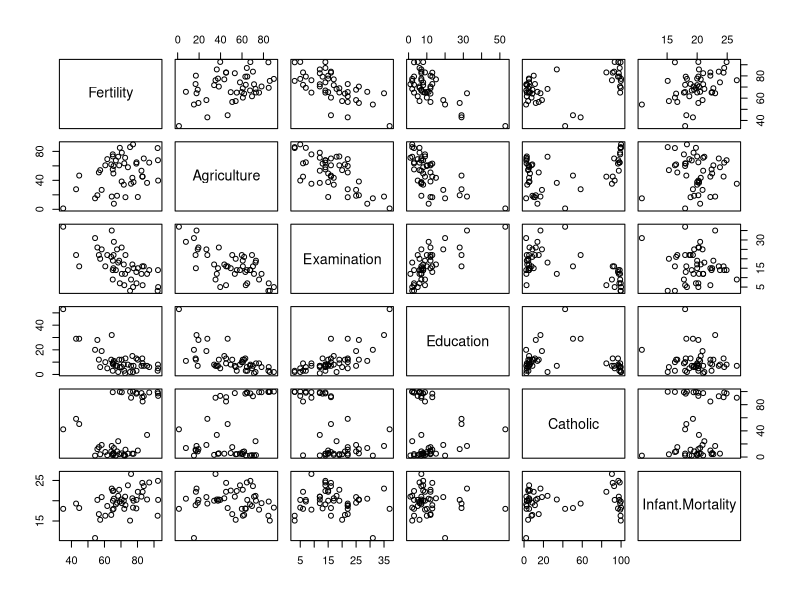
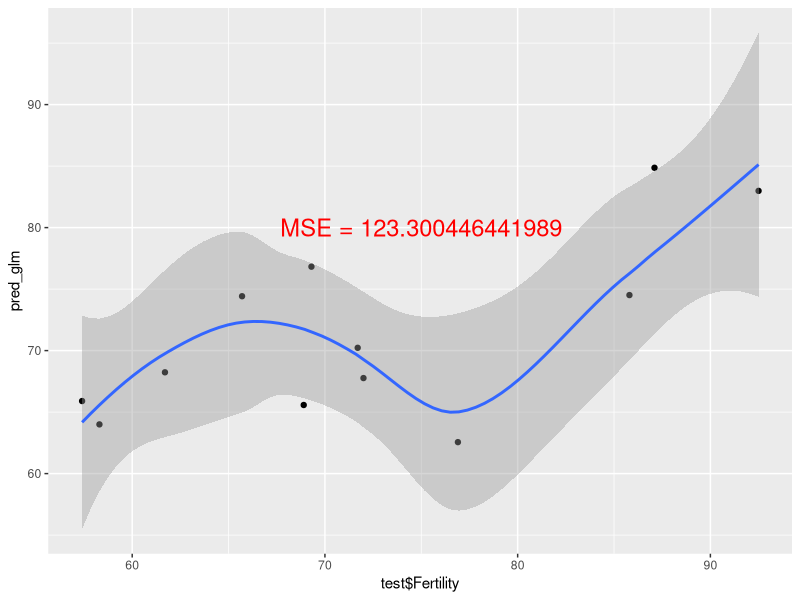

These charts were generated, in order, by the following R code:
## ---- chunk 1
knitr::opts_chunk$set(echo = FALSE)
## ---- chunk 2
data(swiss)
str(swiss)
## ---- chunk 3

plot(swiss)

## ---- chunk 4
library(ggplot2)
suppressMessages(library(caret))
data(swiss)

set.seed(39592)
fold <- createDataPartition(swiss$Fertility, p=0.7, list = F)
train <- swiss[fold,]
test <- swiss[-fold,]
mod_glm <- train(Fertility~.,data = train,method='glm')
pred_glm <- predict(mod_glm, newdata=test)
r2_glm <- (sum((pred_glm-test$Fertility)^2))/length(test)
r2_glm <- paste0('MSE = ',r2_glm)
p <- qplot(test$Fertility,pred_glm)
p <- p + annotate("text", label = r2_glm, x = 75, y = 80, size = 6, colour = "red")
p <- p + geom_smooth(method = loess)
p
